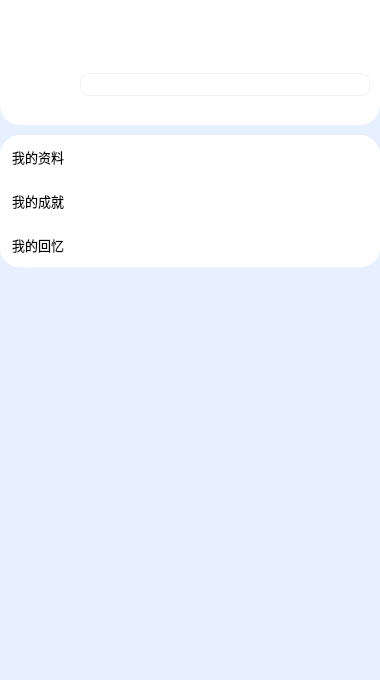
<?xml version="1.0" encoding="UTF-8"?>
<ui version="4.0">
 <class>Widget</class>
 <widget class="QWidget" name="Widget">
  <property name="geometry">
   <rect>
    <x>0</x>
    <y>0</y>
    <width>380</width>
    <height>680</height>
   </rect>
  </property>
  <property name="windowTitle">
   <string>Widget</string>
  </property>
  <property name="styleSheet">
   <string notr="true"/>
  </property>
  <layout class="QGridLayout" name="gridLayout">
   <property name="leftMargin">
    <number>0</number>
   </property>
   <property name="topMargin">
    <number>0</number>
   </property>
   <property name="rightMargin">
    <number>0</number>
   </property>
   <property name="bottomMargin">
    <number>0</number>
   </property>
   <property name="spacing">
    <number>0</number>
   </property>
   <item row="0" column="0">
    <widget class="QWidget" name="widget" native="true">
     <property name="sizePolicy">
      <sizepolicy hsizetype="MinimumExpanding" vsizetype="MinimumExpanding">
       <horstretch>0</horstretch>
       <verstretch>0</verstretch>
      </sizepolicy>
     </property>
     <property name="styleSheet">
      <string notr="true">background-color: #E6F0FF;</string>
     </property>
     <layout class="QGridLayout" name="gridLayout_2">
      <property name="leftMargin">
       <number>0</number>
      </property>
      <property name="topMargin">
       <number>0</number>
      </property>
      <property name="rightMargin">
       <number>0</number>
      </property>
      <property name="bottomMargin">
       <number>0</number>
      </property>
      <property name="spacing">
       <number>0</number>
      </property>
      <item row="1" column="0">
       <widget class="QWidget" name="AzurChat" native="true">
        <property name="sizePolicy">
         <sizepolicy hsizetype="Preferred" vsizetype="Expanding">
          <horstretch>0</horstretch>
          <verstretch>1</verstretch>
         </sizepolicy>
        </property>
        <property name="minimumSize">
         <size>
          <width>0</width>
          <height>0</height>
         </size>
        </property>
        <property name="maximumSize">
         <size>
          <width>16777215</width>
          <height>16777215</height>
         </size>
        </property>
        <property name="font">
         <font>
          <family>PingFang SC</family>
          <italic>false</italic>
          <bold>true</bold>
          <stylestrategy>PreferDefault</stylestrategy>
         </font>
        </property>
        <property name="autoFillBackground">
         <bool>false</bool>
        </property>
        <property name="styleSheet">
         <string notr="true">background: white;</string>
        </property>
        <layout class="QGridLayout" name="gridLayout_3">
         <property name="leftMargin">
          <number>6</number>
         </property>
         <property name="topMargin">
          <number>0</number>
         </property>
         <property name="rightMargin">
          <number>6</number>
         </property>
         <property name="bottomMargin">
          <number>0</number>
         </property>
         <property name="spacing">
          <number>0</number>
         </property>
         <item row="0" column="0">
          <widget class="QToolButton" name="quit_button">
           <property name="styleSheet">
            <string notr="true">
        QToolButton {
            border: none;
            padding: 2px;
        }

        QToolButton:hover {
            background-color: #e6e6e6;
            border-radius: 4px;
        }

        QToolButton:pressed {
            background-color: #d0d0d0;
        }

        /* 关键：干掉下拉箭头 */
        QToolButton::menu-indicator {
            image: none;
        }
        </string>
           </property>
           <property name="text">
            <string/>
           </property>
           <property name="icon">
            <iconset resource="pic.qrc">
             <normaloff>:/new/prefix1/go.png</normaloff>:/new/prefix1/go.png</iconset>
           </property>
           <property name="iconSize">
            <size>
             <width>20</width>
             <height>20</height>
            </size>
           </property>
          </widget>
         </item>
         <item row="0" column="1">
          <spacer name="horizontalSpacer">
           <property name="orientation">
            <enum>Qt::Orientation::Horizontal</enum>
           </property>
           <property name="sizeHint" stdset="0">
            <size>
             <width>40</width>
             <height>20</height>
            </size>
           </property>
          </spacer>
         </item>
        </layout>
       </widget>
      </item>
      <item row="2" column="0">
       <widget class="QWidget" name="widget_3" native="true">
        <property name="sizePolicy">
         <sizepolicy hsizetype="Preferred" vsizetype="Expanding">
          <horstretch>0</horstretch>
          <verstretch>15</verstretch>
         </sizepolicy>
        </property>
        <property name="minimumSize">
         <size>
          <width>0</width>
          <height>0</height>
         </size>
        </property>
        <property name="font">
         <font>
          <family>PingFang SC</family>
         </font>
        </property>
        <property name="styleSheet">
         <string notr="true"/>
        </property>
        <layout class="QGridLayout" name="gridLayout_5">
         <property name="leftMargin">
          <number>0</number>
         </property>
         <property name="topMargin">
          <number>0</number>
         </property>
         <property name="rightMargin">
          <number>0</number>
         </property>
         <property name="bottomMargin">
          <number>0</number>
         </property>
         <property name="spacing">
          <number>0</number>
         </property>
         <item row="1" column="0">
          <widget class="QWidget" name="widget_4" native="true">
           <property name="sizePolicy">
            <sizepolicy hsizetype="Preferred" vsizetype="Preferred">
             <horstretch>0</horstretch>
             <verstretch>5</verstretch>
            </sizepolicy>
           </property>
           <layout class="QGridLayout" name="gridLayout_4">
            <property name="leftMargin">
             <number>0</number>
            </property>
            <property name="topMargin">
             <number>0</number>
            </property>
            <property name="rightMargin">
             <number>0</number>
            </property>
            <property name="bottomMargin">
             <number>0</number>
            </property>
            <property name="spacing">
             <number>0</number>
            </property>
            <item row="0" column="0">
             <widget class="QWidget" name="widget_7" native="true">
              <property name="sizePolicy">
               <sizepolicy hsizetype="Preferred" vsizetype="Expanding">
                <horstretch>0</horstretch>
                <verstretch>10</verstretch>
               </sizepolicy>
              </property>
              <layout class="QGridLayout" name="gridLayout_8">
               <property name="leftMargin">
                <number>0</number>
               </property>
               <property name="topMargin">
                <number>10</number>
               </property>
               <property name="rightMargin">
                <number>0</number>
               </property>
               <property name="bottomMargin">
                <number>0</number>
               </property>
               <property name="spacing">
                <number>0</number>
               </property>
               <item row="2" column="0">
                <widget class="QPushButton" name="pushButton_4">
                 <property name="sizePolicy">
                  <sizepolicy hsizetype="Minimum" vsizetype="Expanding">
                   <horstretch>0</horstretch>
                   <verstretch>1</verstretch>
                  </sizepolicy>
                 </property>
                 <property name="font">
                  <font>
                   <pointsize>10</pointsize>
                  </font>
                 </property>
                 <property name="styleSheet">
                  <string notr="true">QPushButton {
    border: none;
    background: white;
    padding: 12px;
    text-align: left;
border-bottom: 1px solid rgba(0,0,0,0.01);
    border-bottom-left-radius: 20px;
    border-bottom-right-radius: 20px;
}

/* 鼠标移动上去 */
QPushButton:hover {
    border-bottom: 1px solid #E5E7EB;
    background: #F7F8FA;
}

/* 按下 */
QPushButton:pressed {
    background: #EDEDED;
}</string>
                 </property>
                 <property name="text">
                  <string>我的回忆</string>
                 </property>
                 <property name="icon">
                  <iconset resource="pic.qrc">
                   <normaloff>:/icon/mem.svg</normaloff>:/icon/mem.svg</iconset>
                 </property>
                 <property name="iconSize">
                  <size>
                   <width>20</width>
                   <height>20</height>
                  </size>
                 </property>
                </widget>
               </item>
               <item row="1" column="0">
                <widget class="QPushButton" name="pushButton_2">
                 <property name="sizePolicy">
                  <sizepolicy hsizetype="Minimum" vsizetype="Expanding">
                   <horstretch>0</horstretch>
                   <verstretch>1</verstretch>
                  </sizepolicy>
                 </property>
                 <property name="font">
                  <font>
                   <pointsize>10</pointsize>
                  </font>
                 </property>
                 <property name="styleSheet">
                  <string notr="true">QPushButton {
    border: none;
    background: white;
    padding: 12px;
    text-align: left;

}

/* 鼠标移动上去 */
QPushButton:hover {
    border-bottom: 1px solid #E5E7EB;
    background: #F7F8FA;
}

/* 按下 */
QPushButton:pressed {
    background: #EDEDED;
}</string>
                 </property>
                 <property name="text">
                  <string>我的成就</string>
                 </property>
                 <property name="icon">
                  <iconset resource="pic.qrc">
                   <normaloff>:/icon/arch.svg</normaloff>:/icon/arch.svg</iconset>
                 </property>
                 <property name="iconSize">
                  <size>
                   <width>20</width>
                   <height>20</height>
                  </size>
                 </property>
                </widget>
               </item>
               <item row="0" column="0">
                <widget class="QPushButton" name="personcordButton">
                 <property name="sizePolicy">
                  <sizepolicy hsizetype="Minimum" vsizetype="Expanding">
                   <horstretch>0</horstretch>
                   <verstretch>1</verstretch>
                  </sizepolicy>
                 </property>
                 <property name="font">
                  <font>
                   <pointsize>10</pointsize>
                  </font>
                 </property>
                 <property name="styleSheet">
                  <string notr="true">QPushButton {
    background: white;
    padding: 12px;
    text-align: left;
border-top-left-radius: 20px;
    border-top-right-radius: 20px;

}

/* 鼠标移动上去 */
QPushButton:hover {
    border-bottom: 1px solid #E5E7EB;
    background: #F7F8FA;
}

/* 按下 */
QPushButton:pressed {
    background: #EDEDED;
}</string>
                 </property>
                 <property name="text">
                  <string>我的资料</string>
                 </property>
                 <property name="icon">
                  <iconset resource="pic.qrc">
                   <normaloff>:/icon/record.svg</normaloff>:/icon/record.svg</iconset>
                 </property>
                 <property name="iconSize">
                  <size>
                   <width>20</width>
                   <height>20</height>
                  </size>
                 </property>
                </widget>
               </item>
              </layout>
             </widget>
            </item>
           </layout>
          </widget>
         </item>
         <item row="0" column="0">
          <widget class="QWidget" name="person" native="true">
           <property name="sizePolicy">
            <sizepolicy hsizetype="Preferred" vsizetype="Preferred">
             <horstretch>0</horstretch>
             <verstretch>3</verstretch>
            </sizepolicy>
           </property>
           <property name="styleSheet">
            <string notr="true">background: white;
    border-bottom-left-radius: 20px;
    border-bottom-right-radius: 20px;</string>
           </property>
           <layout class="QGridLayout" name="gridLayout_6">
            <property name="leftMargin">
             <number>10</number>
            </property>
            <property name="topMargin">
             <number>0</number>
            </property>
            <property name="rightMargin">
             <number>10</number>
            </property>
            <property name="bottomMargin">
             <number>0</number>
            </property>
            <property name="horizontalSpacing">
             <number>10</number>
            </property>
            <property name="verticalSpacing">
             <number>0</number>
            </property>
            <item row="0" column="1">
             <widget class="QWidget" name="widget_5" native="true">
              <property name="sizePolicy">
               <sizepolicy hsizetype="Preferred" vsizetype="Preferred">
                <horstretch>0</horstretch>
                <verstretch>1</verstretch>
               </sizepolicy>
              </property>
              <property name="styleSheet">
               <string notr="true"/>
              </property>
              <layout class="QGridLayout" name="gridLayout_7">
               <property name="leftMargin">
                <number>0</number>
               </property>
               <property name="topMargin">
                <number>0</number>
               </property>
               <property name="rightMargin">
                <number>0</number>
               </property>
               <property name="bottomMargin">
                <number>0</number>
               </property>
               <property name="spacing">
                <number>0</number>
               </property>
               <item row="1" column="0">
                <widget class="QLineEdit" name="lineEdit">
                 <property name="sizePolicy">
                  <sizepolicy hsizetype="Expanding" vsizetype="Expanding">
                   <horstretch>0</horstretch>
                   <verstretch>0</verstretch>
                  </sizepolicy>
                 </property>
                 <property name="font">
                  <font>
                   <pointsize>10</pointsize>
                  </font>
                 </property>
                 <property name="styleSheet">
                  <string notr="true">QLineEdit {
  
    border: 1px solid rgba(0, 0, 0, 0.05);   /* ⭐极淡边框 */
    border-radius: 8px;
    padding: 2px;
    color: #2F3542;
    background-color: transparent;  /* 平时几乎看不出来 */
}

QLineEdit:hover {

    background-color: rgba(248, 250, 252, 1);
}

QLineEdit:focus {
    border: 1px solid #8FB3E8;
    background-color: #FFFFFF;
}

QLineEdit[echoMode=&quot;2&quot;] {
    lineedit-password-character: 9679;
}</string>
                 </property>
                 <property name="text">
                  <string/>
                 </property>
                </widget>
               </item>
               <item row="0" column="0">
                <widget class="QLabel" name="name">
                 <property name="sizePolicy">
                  <sizepolicy hsizetype="Preferred" vsizetype="Preferred">
                   <horstretch>0</horstretch>
                   <verstretch>1</verstretch>
                  </sizepolicy>
                 </property>
                 <property name="font">
                  <font>
                   <pointsize>15</pointsize>
                  </font>
                 </property>
                 <property name="text">
                  <string/>
                 </property>
                </widget>
               </item>
               <item row="2" column="0">
                <widget class="QLabel" name="rank">
                 <property name="sizePolicy">
                  <sizepolicy hsizetype="Preferred" vsizetype="Preferred">
                   <horstretch>0</horstretch>
                   <verstretch>1</verstretch>
                  </sizepolicy>
                 </property>
                 <property name="font">
                  <font>
                   <pointsize>10</pointsize>
                  </font>
                 </property>
                 <property name="text">
                  <string/>
                 </property>
                </widget>
               </item>
              </layout>
             </widget>
            </item>
            <item row="0" column="0">
             <widget class="QLabel" name="head">
              <property name="minimumSize">
               <size>
                <width>60</width>
                <height>60</height>
               </size>
              </property>
              <property name="maximumSize">
               <size>
                <width>16777215</width>
                <height>16777215</height>
               </size>
              </property>
              <property name="styleSheet">
               <string notr="true">QLabel {
    border-radius: 30px;
    background-position: center;
    background-repeat: no-repeat;
}</string>
              </property>
              <property name="text">
               <string/>
              </property>
             </widget>
            </item>
           </layout>
          </widget>
         </item>
         <item row="2" column="0">
          <widget class="QWidget" name="widget_6" native="true">
           <property name="sizePolicy">
            <sizepolicy hsizetype="Preferred" vsizetype="Expanding">
             <horstretch>0</horstretch>
             <verstretch>15</verstretch>
            </sizepolicy>
           </property>
          </widget>
         </item>
        </layout>
       </widget>
      </item>
     </layout>
    </widget>
   </item>
  </layout>
 </widget>
 <resources>
  <include location="pic.qrc"/>
 </resources>
 <connections/>
</ui>
